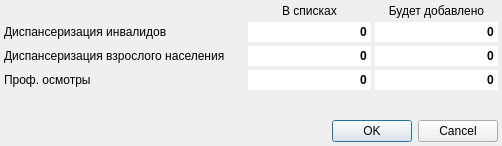
<?xml version="1.0" encoding="UTF-8"?>
<ui version="4.0">
 <class>CreateDialog</class>
 <widget class="QDialog" name="CreateDialog">
  <property name="geometry">
   <rect>
    <x>0</x>
    <y>0</y>
    <width>502</width>
    <height>146</height>
   </rect>
  </property>
  <property name="sizePolicy">
   <sizepolicy hsizetype="Expanding" vsizetype="Expanding">
    <horstretch>0</horstretch>
    <verstretch>0</verstretch>
   </sizepolicy>
  </property>
  <property name="windowTitle">
   <string>Dialog</string>
  </property>
  <property name="sizeGripEnabled">
   <bool>false</bool>
  </property>
  <layout class="QGridLayout" name="gridLayout_2">
   <property name="horizontalSpacing">
    <number>4</number>
   </property>
   <property name="margin">
    <number>4</number>
   </property>
   <item row="0" column="0">
    <layout class="QGridLayout" name="gridLayout">
     <property name="spacing">
      <number>4</number>
     </property>
     <item row="1" column="1">
      <widget class="QLineEdit" name="edtExtExamDisabledTotal">
       <property name="sizePolicy">
        <sizepolicy hsizetype="Fixed" vsizetype="Fixed">
         <horstretch>0</horstretch>
         <verstretch>0</verstretch>
        </sizepolicy>
       </property>
       <property name="font">
        <font>
         <weight>75</weight>
         <bold>true</bold>
        </font>
       </property>
       <property name="text">
        <string>0</string>
       </property>
       <property name="frame">
        <bool>false</bool>
       </property>
       <property name="alignment">
        <set>Qt::AlignRight|Qt::AlignTrailing|Qt::AlignVCenter</set>
       </property>
       <property name="readOnly">
        <bool>true</bool>
       </property>
      </widget>
     </item>
     <item row="0" column="2">
      <widget class="QLabel" name="lbl">
       <property name="sizePolicy">
        <sizepolicy hsizetype="Preferred" vsizetype="Minimum">
         <horstretch>0</horstretch>
         <verstretch>0</verstretch>
        </sizepolicy>
       </property>
       <property name="font">
        <font>
         <weight>50</weight>
         <bold>false</bold>
        </font>
       </property>
       <property name="text">
        <string>Будет добавлено</string>
       </property>
       <property name="alignment">
        <set>Qt::AlignCenter</set>
       </property>
      </widget>
     </item>
     <item row="0" column="1">
      <widget class="QLabel" name="lblTotal">
       <property name="sizePolicy">
        <sizepolicy hsizetype="Preferred" vsizetype="Minimum">
         <horstretch>0</horstretch>
         <verstretch>0</verstretch>
        </sizepolicy>
       </property>
       <property name="font">
        <font>
         <weight>50</weight>
         <bold>false</bold>
        </font>
       </property>
       <property name="text">
        <string>В списках</string>
       </property>
       <property name="alignment">
        <set>Qt::AlignCenter</set>
       </property>
      </widget>
     </item>
     <item row="2" column="0">
      <widget class="QLabel" name="lblExtExam">
       <property name="sizePolicy">
        <sizepolicy hsizetype="Minimum" vsizetype="Preferred">
         <horstretch>0</horstretch>
         <verstretch>0</verstretch>
        </sizepolicy>
       </property>
       <property name="text">
        <string>Диспансеризация взрослого населения</string>
       </property>
      </widget>
     </item>
     <item row="2" column="2">
      <widget class="QLineEdit" name="edtExtExam">
       <property name="sizePolicy">
        <sizepolicy hsizetype="Fixed" vsizetype="Fixed">
         <horstretch>0</horstretch>
         <verstretch>0</verstretch>
        </sizepolicy>
       </property>
       <property name="font">
        <font>
         <weight>75</weight>
         <bold>true</bold>
        </font>
       </property>
       <property name="text">
        <string>0</string>
       </property>
       <property name="frame">
        <bool>false</bool>
       </property>
       <property name="alignment">
        <set>Qt::AlignRight|Qt::AlignTrailing|Qt::AlignVCenter</set>
       </property>
       <property name="readOnly">
        <bool>true</bool>
       </property>
      </widget>
     </item>
     <item row="1" column="0">
      <widget class="QLabel" name="lblExtExamDisabled">
       <property name="sizePolicy">
        <sizepolicy hsizetype="Minimum" vsizetype="Preferred">
         <horstretch>0</horstretch>
         <verstretch>0</verstretch>
        </sizepolicy>
       </property>
       <property name="text">
        <string>Диспансеризация инвалидов</string>
       </property>
      </widget>
     </item>
     <item row="1" column="2">
      <widget class="QLineEdit" name="edtExtExamDisabled">
       <property name="sizePolicy">
        <sizepolicy hsizetype="Fixed" vsizetype="Fixed">
         <horstretch>0</horstretch>
         <verstretch>0</verstretch>
        </sizepolicy>
       </property>
       <property name="font">
        <font>
         <weight>75</weight>
         <bold>true</bold>
        </font>
       </property>
       <property name="text">
        <string>0</string>
       </property>
       <property name="frame">
        <bool>false</bool>
       </property>
       <property name="alignment">
        <set>Qt::AlignRight|Qt::AlignTrailing|Qt::AlignVCenter</set>
       </property>
       <property name="readOnly">
        <bool>true</bool>
       </property>
      </widget>
     </item>
     <item row="2" column="1">
      <widget class="QLineEdit" name="edtExtExamTotal">
       <property name="sizePolicy">
        <sizepolicy hsizetype="Fixed" vsizetype="Fixed">
         <horstretch>0</horstretch>
         <verstretch>0</verstretch>
        </sizepolicy>
       </property>
       <property name="font">
        <font>
         <weight>75</weight>
         <bold>true</bold>
        </font>
       </property>
       <property name="text">
        <string>0</string>
       </property>
       <property name="frame">
        <bool>false</bool>
       </property>
       <property name="alignment">
        <set>Qt::AlignRight|Qt::AlignTrailing|Qt::AlignVCenter</set>
       </property>
       <property name="readOnly">
        <bool>true</bool>
       </property>
      </widget>
     </item>
     <item row="3" column="0" rowspan="2">
      <widget class="QLabel" name="lblPreventiveExam">
       <property name="sizePolicy">
        <sizepolicy hsizetype="Minimum" vsizetype="Preferred">
         <horstretch>0</horstretch>
         <verstretch>0</verstretch>
        </sizepolicy>
       </property>
       <property name="text">
        <string>Проф. осмотры</string>
       </property>
      </widget>
     </item>
     <item row="3" column="1" rowspan="2">
      <widget class="QLineEdit" name="edtPreventiveExamTotal">
       <property name="sizePolicy">
        <sizepolicy hsizetype="Fixed" vsizetype="Fixed">
         <horstretch>0</horstretch>
         <verstretch>0</verstretch>
        </sizepolicy>
       </property>
       <property name="font">
        <font>
         <weight>75</weight>
         <bold>true</bold>
        </font>
       </property>
       <property name="text">
        <string>0</string>
       </property>
       <property name="frame">
        <bool>false</bool>
       </property>
       <property name="alignment">
        <set>Qt::AlignRight|Qt::AlignTrailing|Qt::AlignVCenter</set>
       </property>
       <property name="readOnly">
        <bool>true</bool>
       </property>
      </widget>
     </item>
     <item row="3" column="2" rowspan="2">
      <widget class="QLineEdit" name="edtPreventiveExam">
       <property name="sizePolicy">
        <sizepolicy hsizetype="Fixed" vsizetype="Fixed">
         <horstretch>0</horstretch>
         <verstretch>0</verstretch>
        </sizepolicy>
       </property>
       <property name="font">
        <font>
         <weight>75</weight>
         <bold>true</bold>
        </font>
       </property>
       <property name="text">
        <string>0</string>
       </property>
       <property name="frame">
        <bool>false</bool>
       </property>
       <property name="alignment">
        <set>Qt::AlignRight|Qt::AlignTrailing|Qt::AlignVCenter</set>
       </property>
       <property name="readOnly">
        <bool>true</bool>
       </property>
      </widget>
     </item>
    </layout>
   </item>
   <item row="2" column="0">
    <widget class="QDialogButtonBox" name="buttonBox">
     <property name="standardButtons">
      <set>QDialogButtonBox::Cancel|QDialogButtonBox::Ok</set>
     </property>
    </widget>
   </item>
   <item row="1" column="0">
    <spacer name="verticalSpacer">
     <property name="orientation">
      <enum>Qt::Vertical</enum>
     </property>
     <property name="sizeHint" stdset="0">
      <size>
       <width>19</width>
       <height>10</height>
      </size>
     </property>
    </spacer>
   </item>
  </layout>
 </widget>
 <resources/>
 <connections/>
</ui>
